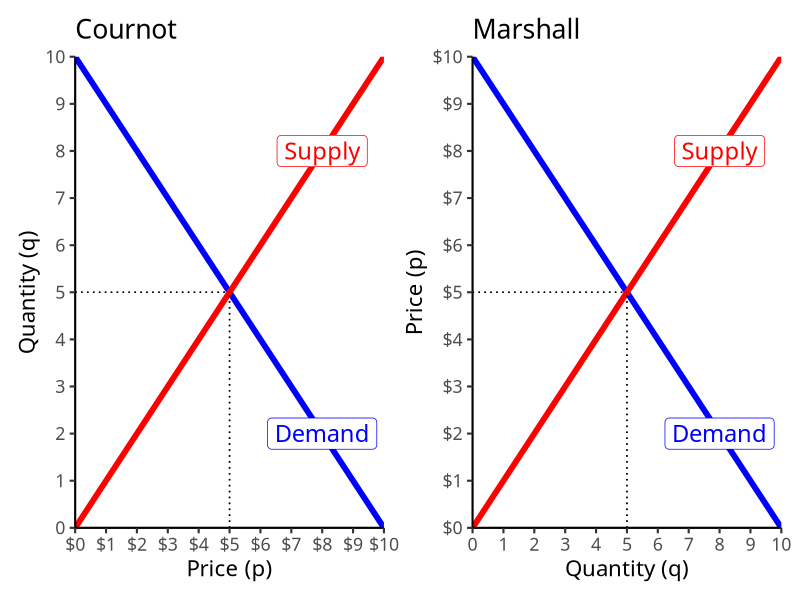
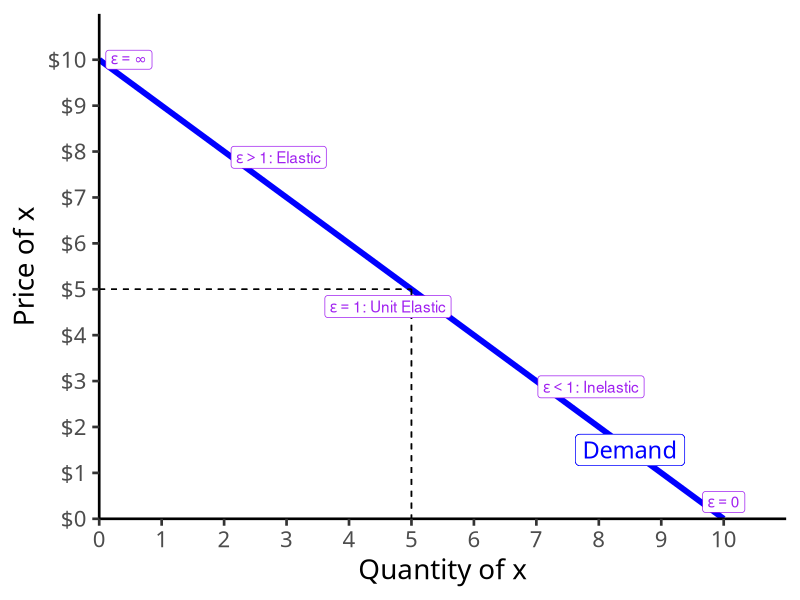
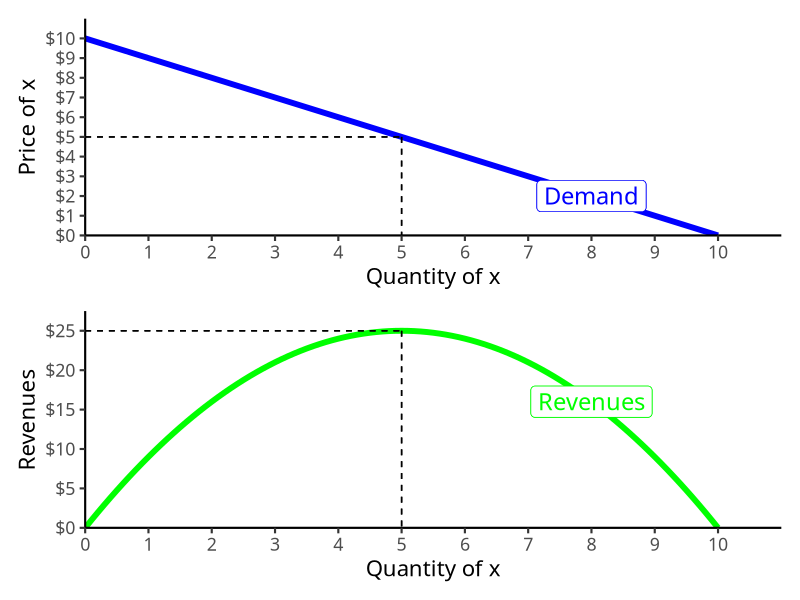
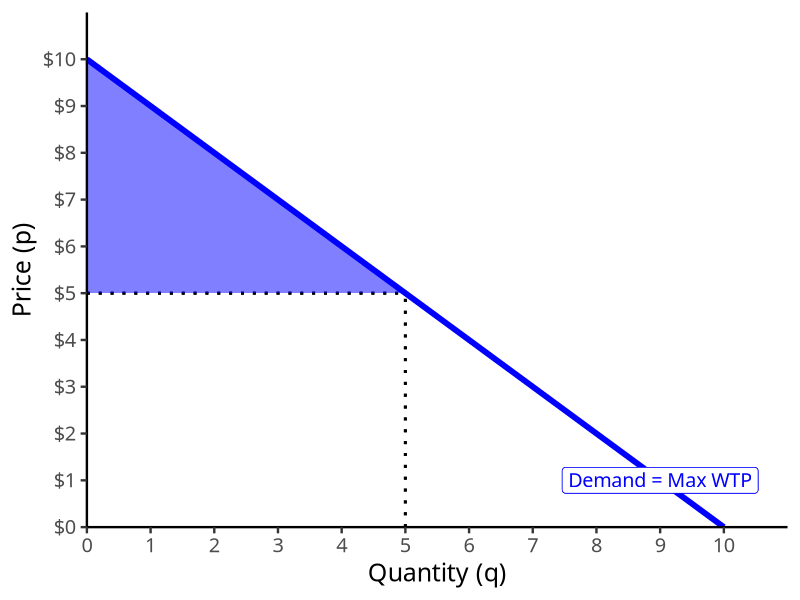
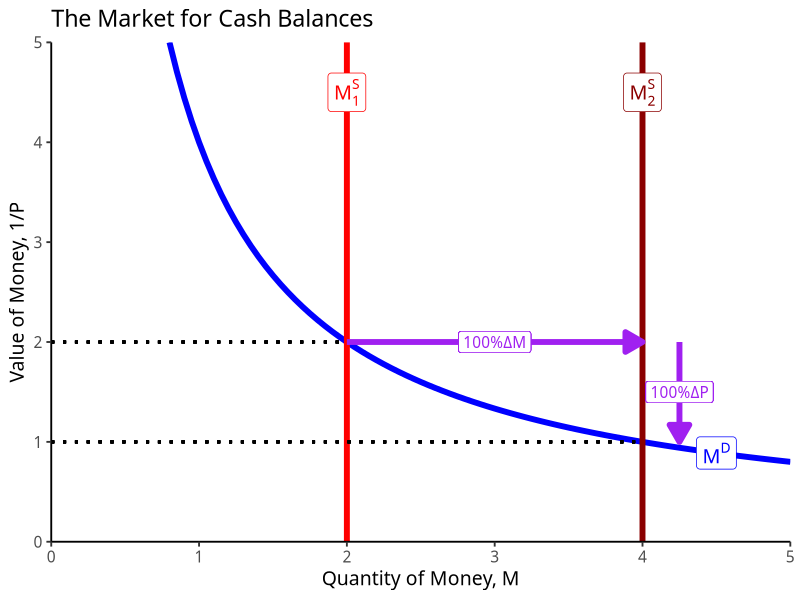
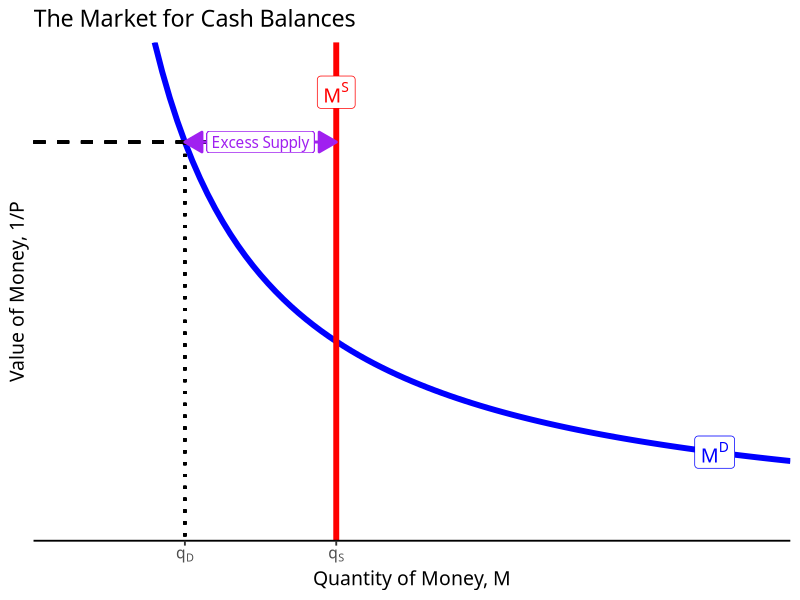
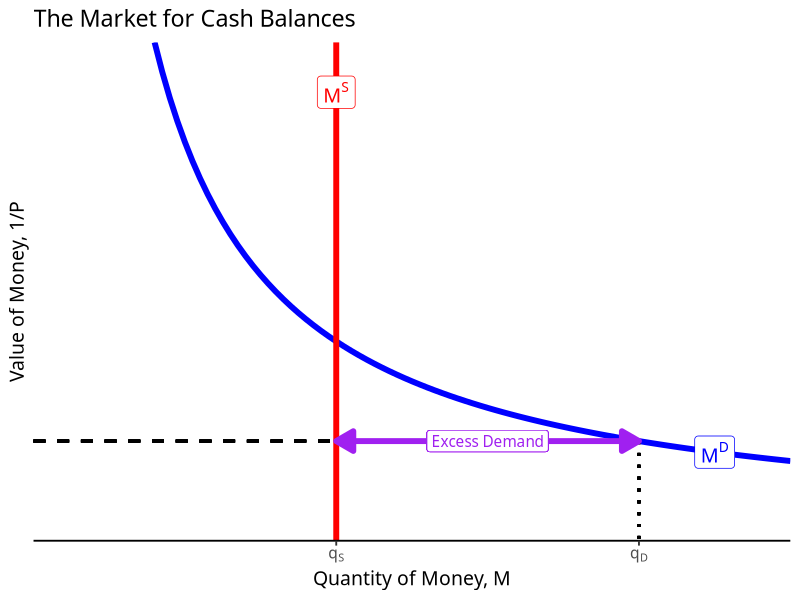
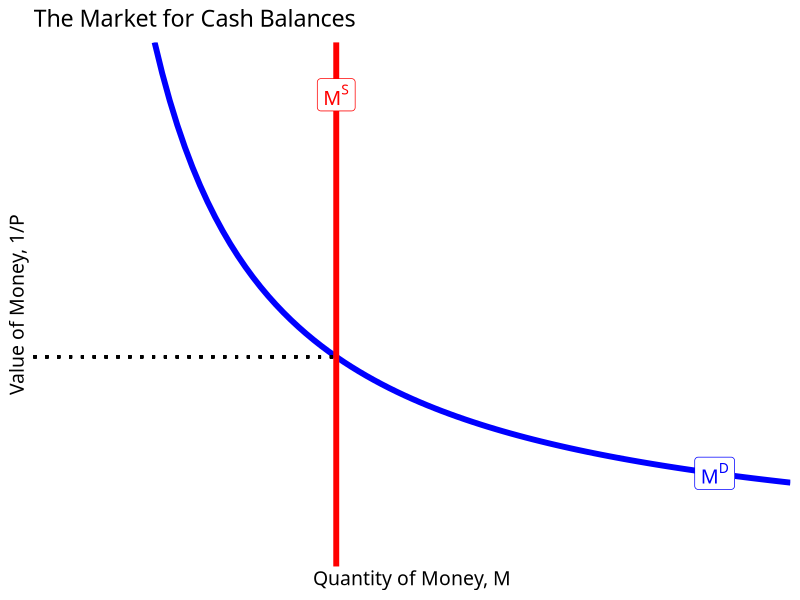

Source code (R) for these figures, in order:
## ---- chunk 1
options(htmltools.dir.version = FALSE)
knitr::opts_chunk$set(echo=F,
                      message=F,
                      warning=F)
library(tidyverse)
library(ggrepel)
library(ggthemes)
set.seed(256)
update_geom_defaults("label", list(family = "Fira Sans Condensed"))
## ---- chunk 2
demand=function(x){10-x}
supply=function(x){x}

# make plot 

plot<-ggplot(data.frame(x=c(0,10)), aes(x=x))+
  stat_function(fun=demand, geom="line", size=2, color="blue")+
  stat_function(fun=supply, geom="line", size=2, color="red")+
  geom_segment(x=5,y=0,xend=5,yend=5,linetype=3)+
  geom_segment(x=0,y=5,xend=5,yend=5,linetype=3)+
  annotate(geom = "label", x = 8, y = demand(8), label = "Demand",
           color = "blue", size = 6) +
  annotate(geom = "label", x = 8, y = supply(8), label = "Supply",
           color = "red", size = 6)+
  theme_classic(base_family = "Fira Sans Condensed", base_size=16)

cournot<-plot+
  scale_x_continuous(breaks = seq(0,10,1),
                     labels = scales::dollar,
                     limits = c(0,10),
                     expand=c(0,0))+
  scale_y_continuous(breaks = seq(0,10,1),
                     limits = c(0,10),
                     expand=c(0,0))+
    labs(x = "Price (p)",
       y = "Quantity (q)",
       title = "Cournot")

marshall<-plot+
  scale_y_continuous(breaks = seq(0,10,1),
                     labels = scales::dollar,
                     limits = c(0,10),
                     expand=c(0,0))+
  scale_x_continuous(breaks = seq(0,10,1),
                     limits = c(0,10),
                     expand=c(0,0))+
    labs(x = "Quantity (q)",
       y = "Price (p)",
       title = "Marshall")

library(patchwork)
cournot+marshall
## ---- chunk 3
ggplot(data.frame(x=c(0,10)), aes(x=x))+
  stat_function(fun=demand, geom="line", size=2, color = "blue")+
  geom_label(aes(x=8.5,y=demand(8.5)), color = "blue", label="Demand", size = 6)+
    scale_x_continuous(breaks=seq(0,10,1),
                     limits=c(0,10),
                     expand=expand_scale(mult=c(0,0.1)))+
  scale_y_continuous(breaks=seq(0,10,1),
                     limits=c(0,10),
                     expand=expand_scale(mult=c(0,0.1)),
                     labels = function(x){paste("$", x, sep="")})+
  # line at 5,5 
  geom_segment(aes(x=0,xend=5, y=5, yend=5), linetype="dashed")+
  geom_segment(aes(x=5,xend=5, y=5, yend=0), linetype="dashed")+
  
  geom_label_repel(data = tibble(x=0, y=10),
                   aes(x=x, y=y),
                   segment.size = 2,
                  color="purple", label=expression(epsilon == infinity))+
  geom_label_repel(data = tibble(x=2.5, y=7.5),
                   aes(x=x, y=y),
                  color="purple",
                  label=expression(paste(epsilon > 1, ": Elastic")))+
  geom_label_repel(data = tibble(x=5, y=5),
                   aes(x=x, y=y),
                  color="purple",
                  label=expression(paste(epsilon == 1, ": Unit Elastic")))+
  geom_label_repel(data = tibble(x=7.5, y=2.5),
                   aes(x=x, y=y),
                  color="purple",
                  label=expression(paste(epsilon < 1, ": Inelastic")))+
  geom_label_repel(data = tibble(x=10, y=0),
                   aes(x=x, y=y),
                   color="purple",
                   label=expression(epsilon == 0))+
  labs(x = "Quantity of x",
       y = "Price of x")+
  theme_classic(base_family = "Fira Sans Condensed", base_size=20)
## ---- chunk 4
de<-ggplot(data.frame(x=c(0,10)), aes(x=x))+
  stat_function(fun=demand, geom="line", size=2, color = "blue")+
  geom_label(aes(x=8,y=demand(8)), color = "blue", label="Demand", size = 6)+
    scale_x_continuous(breaks=seq(0,10,1),
                     limits=c(0,10),
                     expand=expand_scale(mult=c(0,0.1)))+
  scale_y_continuous(breaks=seq(0,10,1),
                     limits=c(0,10),
                     expand=expand_scale(mult=c(0,0.1)),
                     labels = function(x){paste("$", x, sep="")})+
  # line at 5,5 
  geom_segment(aes(x=0,xend=5, y=5, yend=5), linetype="dashed")+
  geom_segment(aes(x=5,xend=5, y=5, yend=0), linetype="dashed")+
  
  #coord_cartesian(clip="off")+
  labs(x = "Quantity of x",
       y = "Price of x")+
  theme_classic(base_family = "Fira Sans Condensed", base_size=16)

tr=function(x){10*x-x^2}

rev<-ggplot(data.frame(x=c(0,10)), aes(x=x))+
  stat_function(fun=tr, geom="line", size=2, color = "green")+
  geom_label(aes(x=8,y=tr(8)), color = "green", label="Revenues", size = 6)+
    scale_x_continuous(breaks=seq(0,10,1),
                     limits=c(0,10),
                     expand=expand_scale(mult=c(0,0.1)))+
  scale_y_continuous(breaks=seq(0,25,5),
                     limits=c(0,25),
                     expand=expand_scale(mult=c(0,0.1)),
                     labels = function(x){paste("$", x, sep="")})+
  # line at 5,5 
  geom_segment(aes(x=0,xend=5, y=25, yend=25), linetype="dashed")+
  geom_segment(aes(x=5,xend=5, y=25, yend=0), linetype="dashed")+
  
  #coord_cartesian(clip="off")+
  labs(x = "Quantity of x",
       y = "Revenues")+
  theme_classic(base_family = "Fira Sans Condensed", base_size=16)

library(patchwork)
de/rev
## ---- chunk 5
demand_1=function(x){10-x}
cs_1<-tribble(
  ~x, ~y,
  0, 10,
  0, 5,
  5, 5
)

cs<-ggplot(data.frame(x=c(0,10)), aes(x=x))+
  stat_function(fun=demand_1, geom="line", size=2, color = "blue")+
    geom_label(aes(x=9,y=demand_1(9)), color = "blue", label="Demand = Max WTP", size = 5)+
  geom_segment(x=0, xend=5, y=5, yend=5, size=1, linetype="dotted")+
  geom_segment(x=5, xend=5, y=0, yend=5, size=1, linetype="dotted")+
    scale_x_continuous(breaks=seq(0,10,1),
                     limits=c(0,10),
                     expand=expand_scale(mult=c(0,0.1)))+
  scale_y_continuous(breaks=seq(0,10,1),
                     limits=c(0,10),
                     expand=expand_scale(mult=c(0,0.1)),
                     labels = function(x){paste("$", x, sep="")})+
  labs(x = "Quantity (q)",
       y = "Price (p)")+
  theme_classic(base_family = "Fira Sans Condensed", base_size=18)

cs+geom_polygon(data=cs_1, aes(x=x,y=y), fill="blue", alpha=0.5)
## ---- chunk 6
m_demand=function(x){4/x}

ggplot(data = tibble(x=1:10),aes(x=x))+
  stat_function(fun=m_demand, geom="line", size=2, color="blue")+
  annotate(geom="label",x=4.5,y=m_demand(4.5),color="blue",size=5,label=expression(M^{D}))+
  geom_vline(xintercept=2, size=2, color="red")+
  annotate(geom="label",x=2,y=4.5,color="red",size=5,label=expression(M[1]^{S}))+
  geom_vline(xintercept=4, size=2, color="darkred")+
  annotate(geom="label",x=4,y=4.5,color="darkred",size=5,label=expression(M[2]^{S}))+
  
  geom_segment(x = 0, y = 2, xend=2, yend= 2, size = 1, linetype = "dotted")+
    geom_segment(x = 0, y = 1, xend=4, yend= 1, size = 1, linetype = "dotted")+

  annotate("segment", x = 2, xend = 4, y = 2, yend = 2, color = "purple", size=2, alpha=1, arrow=arrow(length=unit(0.5,"cm"), ends="last", type="closed"))+
  geom_label(x=3,y=2, label=expression(paste("100%", Delta, "M")), color = "purple")+

  annotate("segment", x = 4.25, xend = 4.25, y = 2, yend = 1, color = "purple", size=2, alpha=1, arrow=arrow(length=unit(0.5,"cm"), ends="last", type="closed"))+
  geom_label(x=4.25,y=1.5, label=expression(paste("100%", Delta, "P")), color = "purple")+

  labs(x = "Quantity of Money, M",
       y = "Value of Money, 1/P",
       title = "The Market for Cash Balances")+
  scale_x_continuous(breaks=seq(0,5,1),
                     limits=c(0,5),
                     expand=c(0,0))+
  scale_y_continuous(breaks=seq(0,5,1),
                     limits=c(0,5),
                     expand=c(0,0))+
  theme_classic(base_family = "Fira Sans Condensed", base_size = 14)
## ---- chunk 7
ggplot(data = tibble(x=1:10),aes(x=x))+
  stat_function(fun=m_demand, geom="line", size=2, color="blue")+
  annotate(geom="label",x=4.5,y=m_demand(4.5),color="blue",size=5,label=expression(M^{D}))+
  geom_vline(xintercept=2, size=2, color="red")+
  annotate(geom="label",x=2,y=4.5,color="red",size=5,label=expression(M^{S}))+
  geom_segment(x = 0, y = 4, xend=2, yend= 4, size = 1, linetype = "dashed")+
  geom_segment(x = 1, y = 4, xend=1, yend=0, size=1, linetype="dotted")+
  annotate("segment", x = 1, xend = 2, y = 4, yend = 4, color = "purple", size=1, alpha=1, arrow=arrow(length=unit(0.5,"cm"), ends="both", type="closed"))+
  geom_label(x=1.5,y=4, label="Excess Supply", color = "purple")+
  labs(x = "Quantity of Money, M",
       y = "Value of Money, 1/P",
       title = "The Market for Cash Balances")+
  scale_x_continuous(breaks=c(1,2),
                     labels=c(expression(q[D]),expression(q[S])),
                     limits=c(0,5),
                     expand=c(0,0))+
  scale_y_continuous(breaks=NULL,
                     limits=c(0,5),
                     expand=c(0,0))+
  theme_classic(base_family = "Fira Sans Condensed", base_size = 14)
## ---- chunk 8
ggplot(data = tibble(x=1:10),aes(x=x))+
  stat_function(fun=m_demand, geom="line", size=2, color="blue")+
  annotate(geom="label",x=4.5,y=m_demand(4.5),color="blue",size=5,label=expression(M^{D}))+
  geom_vline(xintercept=2, size=2, color="red")+
  annotate(geom="label",x=2,y=4.5,color="red",size=5,label=expression(M^{S}))+
  geom_segment(x = 0, y = 1, xend=4, yend= 1, size = 1, linetype = "dashed")+
  geom_segment(x = 4, y = 1, xend=4, yend=0, size=1, linetype="dotted")+
  annotate("segment", x = 2, xend = 4, y = 1, yend = 1, color = "purple", size=2, alpha=1, arrow=arrow(length=unit(0.5,"cm"), ends="both", type="closed"))+
  geom_label(x=3,y=1, label="Excess Demand", color = "purple")+
  labs(x = "Quantity of Money, M",
       y = "Value of Money, 1/P",
       title = "The Market for Cash Balances")+
  scale_x_continuous(breaks=c(2,4),
                     labels=c(expression(q[S]),expression(q[D])),
                     limits=c(0,5),
                     expand=c(0,0))+
  scale_y_continuous(breaks=NULL,
                     limits=c(0,5),
                     expand=c(0,0))+
  theme_classic(base_family = "Fira Sans Condensed", base_size = 14)
## ---- chunk 9
ggplot(data = tibble(x=1:10),aes(x=x))+
  stat_function(fun=m_demand, geom="line", size=2, color="blue")+
  annotate(geom="label",x=4.5,y=m_demand(4.5),color="blue",size=5,label=expression(M^{D}))+
  geom_vline(xintercept=2, size=2, color="red")+
  annotate(geom="label",x=2,y=4.5,color="red",size=5,label=expression(M^{S}))+
  geom_segment(x = 0, y = 2, xend=2, yend= 2, size = 1, linetype = "dotted")+
  labs(x = "Quantity of Money, M",
       y = "Value of Money, 1/P",
       title = "The Market for Cash Balances")+
  scale_x_continuous(breaks=NULL,
                     limits=c(0,5),
                     expand=c(0,0))+
  scale_y_continuous(breaks=NULL,
                     limits=c(0,5),
                     expand=c(0,0))+
  theme_classic(base_family = "Fira Sans Condensed", base_size = 14)
